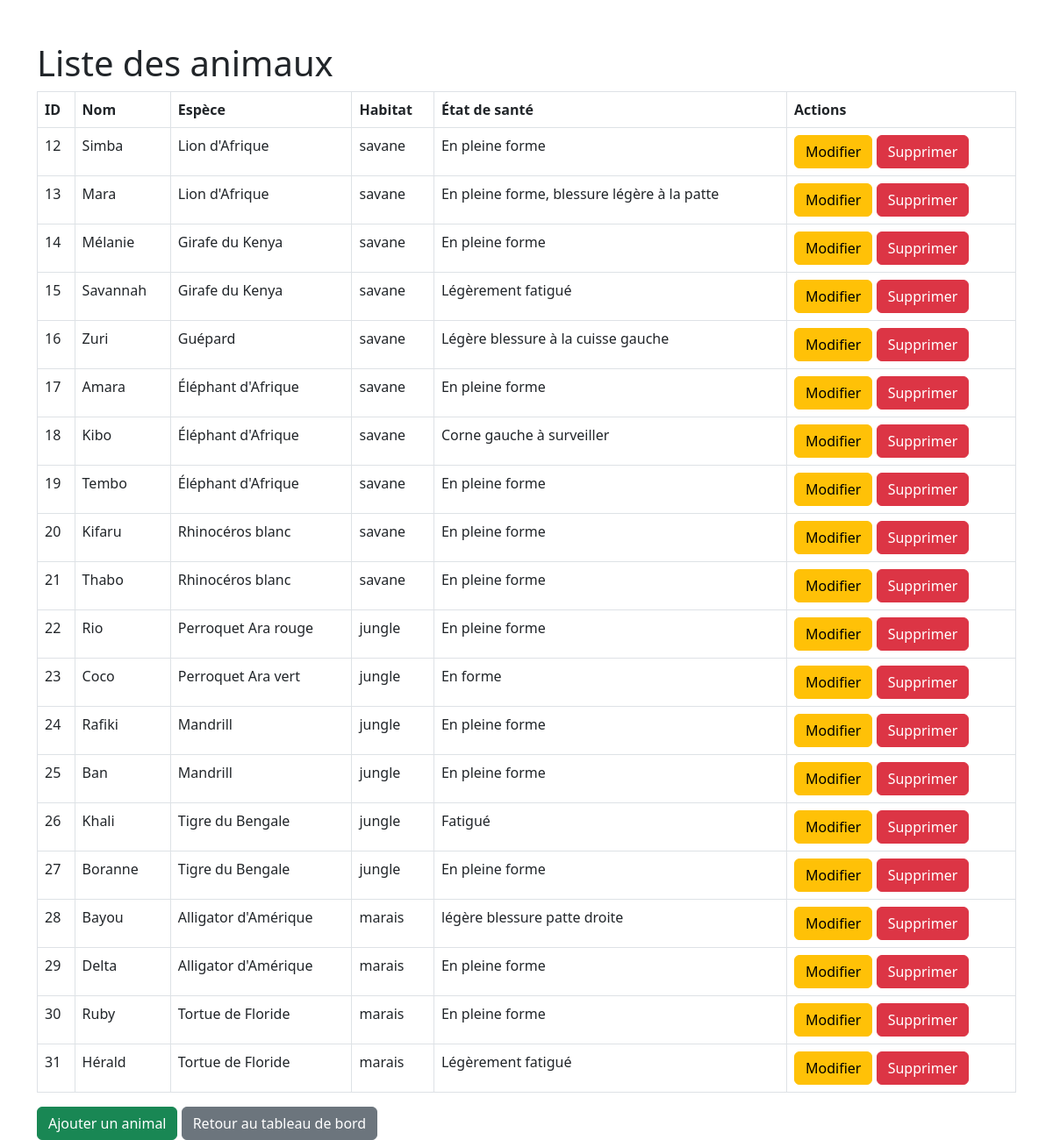
The app's page /manage_animals.php, older data.
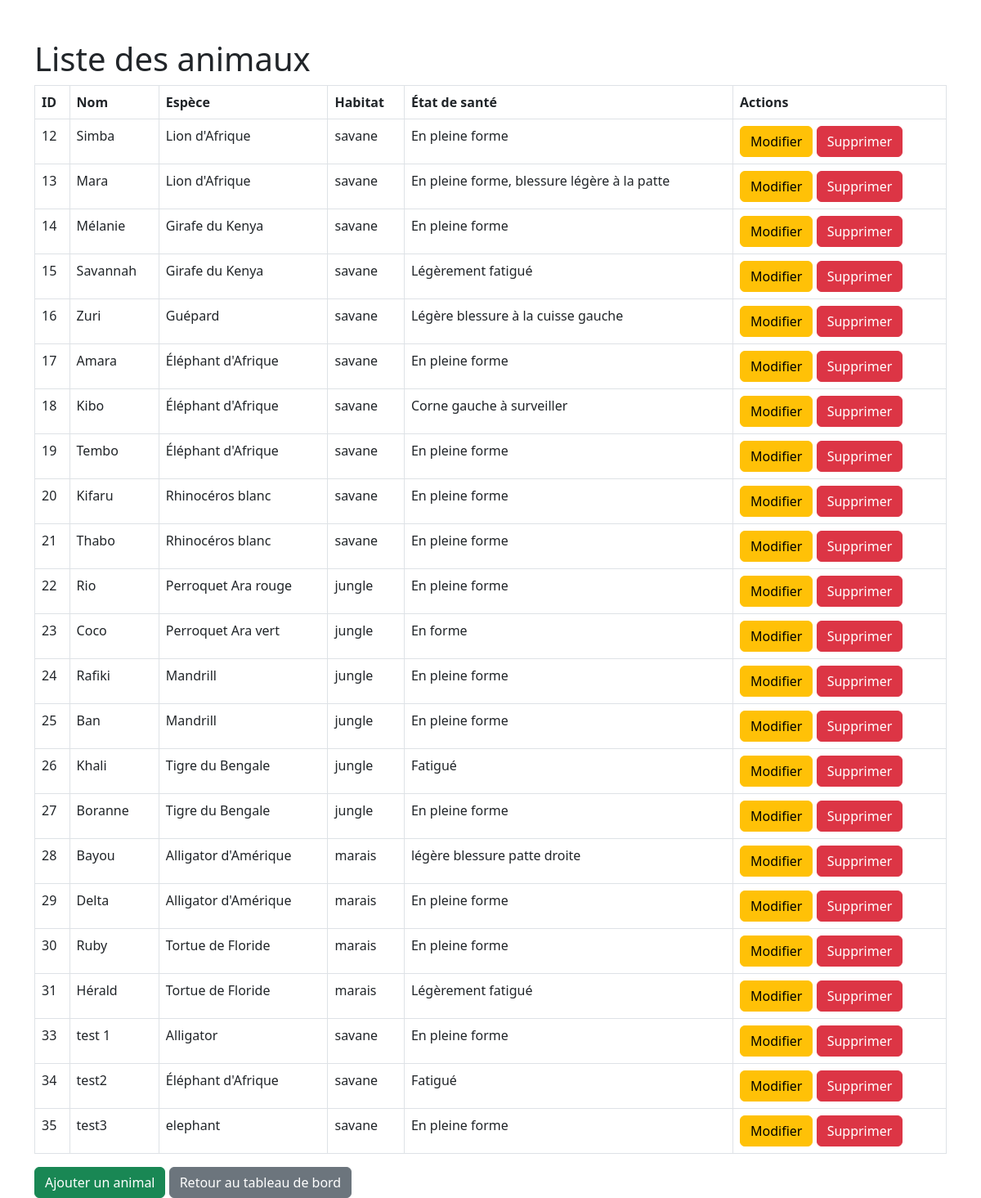
The same page, newer data.
### tables this page shows
CREATE TABLE `animals` (
  `id` int NOT NULL AUTO_INCREMENT,
  `name` varchar(255) NOT NULL,
  `race` varchar(255) NOT NULL,
  `habitat` varchar(255) NOT NULL,
  `health` varchar(255) NOT NULL,
  `food` varchar(255) NOT NULL,
  `food_quantity` float NOT NULL,
  `last_checkup` date NOT NULL,
  `image` varchar(255) DEFAULT NULL,
  `food_unit` varchar(10) DEFAULT NULL,
  PRIMARY KEY (`id`)
);

### manage_animals.php (the view, shortened to what this page needs)
<?php
require 'db.php';
$animals = $pdo->prepare("SELECT * FROM animals");
$animals->execute();
$animalList = $animals->fetchAll();
?>
<!DOCTYPE html>
<html lang="fr">
<head>
    <link href="https://cdn.jsdelivr.net/npm/bootstrap@5.3.0/dist/css/bootstrap.min.css" rel="stylesheet">
</head>
<body>
    <div class="container mt-5">
        <h1>Liste des animaux</h1>
        <table class="table table-bordered">
            <thead>
                <tr>
                    <th>ID</th>
                    <th>Nom</th>
                    <th>Espèce</th>
                    <th>Habitat</th>
                    <th>État de santé</th>
                    <th>Actions</th>
                </tr>
            </thead>
            <tbody>
                <?php foreach ($animalList as $animal): ?>
                <tr>
                    <td><?php echo $animal['id']; ?></td>
                    <td><?php echo $animal['name']; ?></td>
                    <td><?php echo $animal['race']; ?></td>
                    <td><?php echo $animal['habitat']; ?></td>
                    <td><?php echo $animal['health']; ?></td>
                    <td>
                        <a href="edit_animal.php?id=<?php echo $animal['id']; ?>" class="btn btn-warning">Modifier</a>
                        <form method="POST" action="" style="display:inline;">
                            <button type="submit" class="btn btn-danger">Supprimer</button>
                        </form>
                    </td>
                </tr>
                <?php endforeach; ?>
            </tbody>
        </table>
        <a href="add_animal.php" class="btn btn-success">Ajouter un animal</a>
        <a href="admin_dashboard.php" class="btn btn-secondary">Retour au tableau de bord</a>
    </div>
</body>
</html>

Row changes from the older to the newer data that the page shows:
added animals: id "33", name "test 1", race "Alligator", habitat "savane", health "En pleine forme"
added animals: id "34", name "test2", race "Éléphant d'Afrique", habitat "savane", health "Fatigué"
added animals: id "35", name "test3", race "elephant", habitat "savane", health "En pleine forme"
